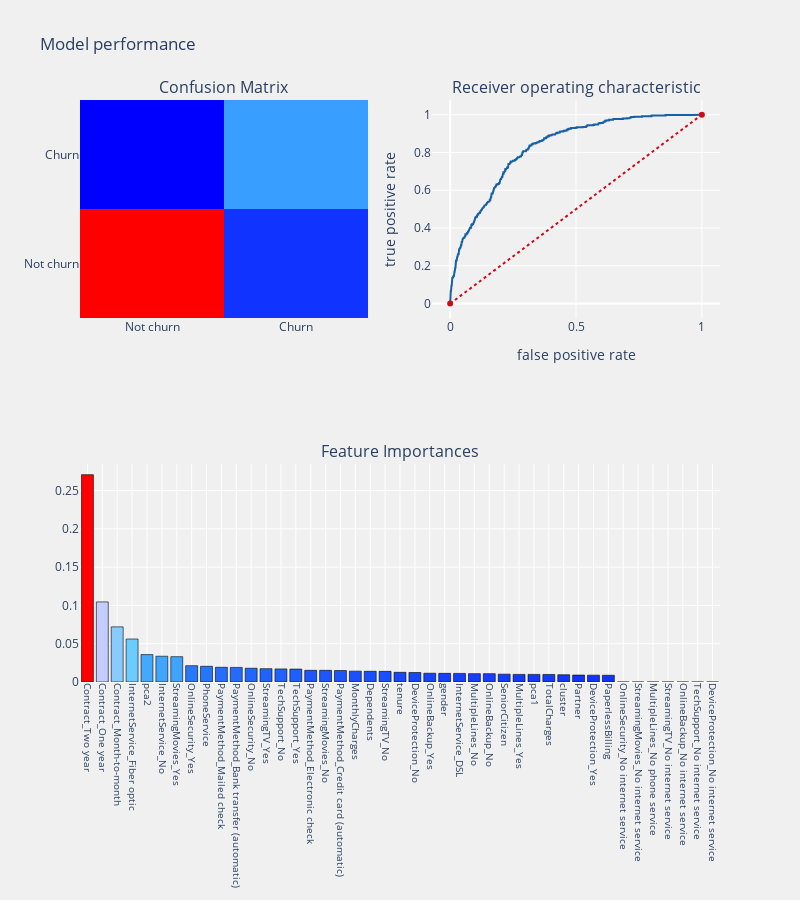

Notebook cell for this chart:
### Code cell
telecom_churn_prediction(xgboost_, X_train_os, X_test, y_train_os.values.ravel(), y_test.values.ravel(),
                         cols,'features', threshold_plot = True)

### Figure 1 — Plotly figure (JSON) as saved in the notebook; plotly's stock layout.template omitted (floating-point values rounded to 4 significant figures; data arrays with more than 128 entries replaced by an {"elided": "..."} marker saying what was removed)
{"data": [{"colorscale": [[0, "rgb(0,0,255)"], [0.1, "rgb(51,153,255)"], [0.2, "rgb(102,204,255)"], [0.3, "rgb(153,204,255)"], [0.4, "rgb(204,204,255)"], [0.5, "rgb(255,255,255)"], [0.6, "rgb(255,204,255)"], [0.7, "rgb(255,153,255)"], [0.8, "rgb(255,102,204)"], [0.9, "rgb(255,102,102)"], [1, "rgb(255,0,0)"]], "name": "matrix", "showscale": false, "type": "heatmap", "x": ["Not churn", "Churn"], "xaxis": "x", "y": ["Not churn", "Churn"], "yaxis": "y", "z": [[1061, 221], [192, 287]]}, {"line": {"color": "rgb(22, 96, 167)", "width": 2}, "name": "Roc : 0.7133890157276438", "type": "scatter", "x": {"elided": "531 float values"}, "xaxis": "x2", "y": {"elided": "531 float values"}, "yaxis": "y2"}, {"line": {"color": "rgb(205, 12, 24)", "dash": "dot", "width": 2}, "type": "scatter", "x": [0, 1], "xaxis": "x2", "y": [0, 1], "yaxis": "y2"}, {"marker": {"color": [0.2707, 0.1045, 0.072, 0.05614, 0.03576, 0.03365, 0.03309, 0.0213, 0.02051, 0.01921, 0.01906, 0.01796, 0.01741, 0.0171, 0.01687, 0.01525, 0.01522, 0.01498, 0.01416, 0.01398, 0.01391, 0.01264, 0.01241, 0.01147, 0.0113, 0.01122, 0.01093, 0.01088, 0.01026, 0.009949, 0.009901, 0.009839, 0.00951, 0.00908, 0.008965, 0.008821, 0, 0, 0, 0, 0, 0, 0], "colorscale": [[0, "rgb(0,0,255)"], [0.1, "rgb(51,153,255)"], [0.2, "rgb(102,204,255)"], [0.3, "rgb(153,204,255)"], [0.4, "rgb(204,204,255)"], [0.5, "rgb(255,255,255)"], [0.6, "rgb(255,204,255)"], [0.7, "rgb(255,153,255)"], [0.8, "rgb(255,102,204)"], [0.9, "rgb(255,102,102)"], [1, "rgb(255,0,0)"]], "line": {"color": "black", "width": 0.6}}, "name": "coefficients", "type": "bar", "x": ["Contract_Two year", "Contract_One year", "Contract_Month-to-month", "InternetService_Fiber optic", "pca2", "InternetService_No", "StreamingMovies_Yes", "OnlineSecurity_Yes", "PhoneService", "PaymentMethod_Mailed check", "PaymentMethod_Bank transfer (automatic)", "OnlineSecurity_No", "StreamingTV_Yes", "TechSupport_No", "TechSupport_Yes", "PaymentMethod_Electronic check", "StreamingMovies_No", "PaymentMethod_Credit card (automatic)", "MonthlyCharges", "Dependents", "StreamingTV_No", "tenure", "DeviceProtection_No", "OnlineBackup_Yes", "gender", "InternetService_DSL", "MultipleLines_No", "OnlineBackup_No", "SeniorCitizen", "MultipleLines_Yes", "pca1", "TotalCharges", "cluster", "Partner", "DeviceProtection_Yes", "PaperlessBilling", "OnlineSecurity_No internet service", "StreamingMovies_No internet service", "MultipleLines_No phone service", "StreamingTV_No internet service", "OnlineBackup_No internet service", "TechSupport_No internet service", "DeviceProtection_No internet service"], "xaxis": "x3", "y": [0.2707, 0.1045, 0.072, 0.05614, 0.03576, 0.03365, 0.03309, 0.0213, 0.02051, 0.01921, 0.01906, 0.01796, 0.01741, 0.0171, 0.01687, 0.01525, 0.01522, 0.01498, 0.01416, 0.01398, 0.01391, 0.01264, 0.01241, 0.01147, 0.0113, 0.01122, 0.01093, 0.01088, 0.01026, 0.009949, 0.009901, 0.009839, 0.00951, 0.00908, 0.008965, 0.008821, 0, 0, 0, 0, 0, 0, 0], "yaxis": "y3"}], "layout": {"annotations": [{"font": {"size": 16}, "showarrow": false, "text": "Confusion Matrix", "x": 0.225, "xanchor": "center", "xref": "paper", "y": 1, "yanchor": "bottom", "yref": "paper"}, {"font": {"size": 16}, "showarrow": false, "text": "Receiver operating characteristic", "x": 0.775, "xanchor": "center", "xref": "paper", "y": 1, "yanchor": "bottom", "yref": "paper"}, {"font": {"size": 16}, "showarrow": false, "text": "Feature Importances", "x": 0.5, "xanchor": "center", "xref": "paper", "y": 0.375, "yanchor": "bottom", "yref": "paper"}], "autosize": false, "height": 900, "margin": {"b": 195}, "paper_bgcolor": "rgba(240,240,240, 0.95)", "plot_bgcolor": "rgba(240,240,240, 0.95)", "showlegend": false, "title": {"text": "Model performance"}, "width": 800, "xaxis": {"anchor": "y", "domain": [0, 0.45]}, "xaxis2": {"anchor": "y2", "domain": [0.55, 1], "title": {"text": "false positive rate"}}, "xaxis3": {"anchor": "y3", "domain": [0, 1], "showgrid": true, "tickangle": 90, "tickfont": {"size": 10}}, "yaxis": {"anchor": "x", "domain": [0.625, 1]}, "yaxis2": {"anchor": "x2", "domain": [0.625, 1], "title": {"text": "true positive rate"}}, "yaxis3": {"anchor": "x3", "domain": [0, 0.375]}}}
